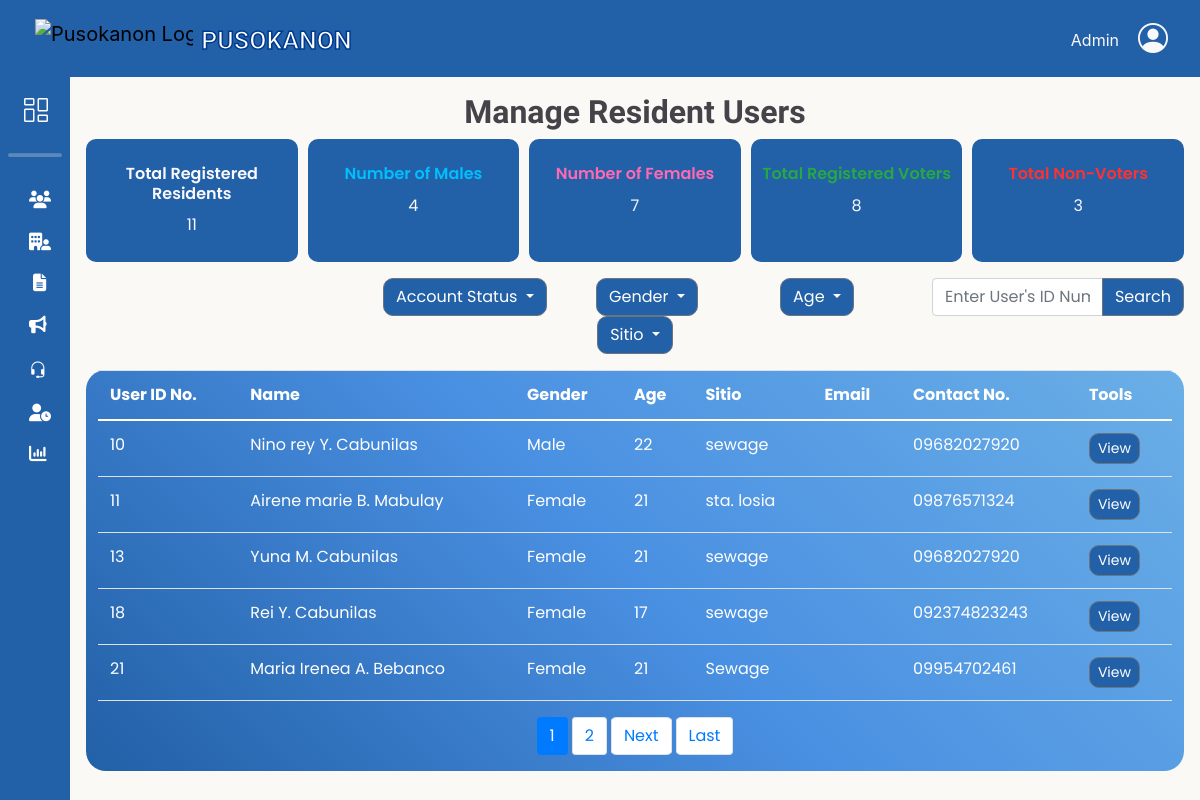
Screenshot of /adminbejo/Manage-Users.php with the database file from the repository.
### tables this page shows
CREATE TABLE `resident_users` (
  `res_ID` int(11) NOT NULL,
  `res_fname` varchar(50) NOT NULL,
  `res_lname` varchar(50) NOT NULL,
  `res_midname` varchar(50) NOT NULL,
  `res_suffix` varchar(10) DEFAULT NULL,
  `gender` varchar(10) NOT NULL,
  `birth_date` date NOT NULL,
  `civil_status` varchar(20) NOT NULL,
  `citizenship` varchar(30) NOT NULL,
  `place_birth` varchar(100) NOT NULL,
  `contact_no` varchar(13) NOT NULL,
  `res_email` varchar(100) NOT NULL,
  `addr_sitio` varchar(50) NOT NULL,
  `addr_purok` varchar(50) NOT NULL,
  `res_password` varchar(100) NOT NULL,
  `profile_picture` varchar(200) DEFAULT NULL,
  `registered_voter` varchar(15) NOT NULL,
  `userRole_id` int(11) NOT NULL,
  `reset_token_hash` varchar(64) DEFAULT NULL,
  `reset_token_expires_at` datetime DEFAULT NULL
);

### db/DBconn.php (called while the page is built, shortened)
<?php
	function fetchTotalResidents($pdo) {
	$sql = "SELECT COUNT(*) FROM resident_users";
	$stmt = $pdo->prepare($sql);
	$stmt->execute();
	return $stmt->fetchColumn();
	}
	function fetchResident($pdo, $limit, $offset) {
		$sql = "SELECT * FROM resident_users LIMIT :limit OFFSET :offset";
		$stmt = $pdo->prepare($sql);
		$stmt->bindParam(':limit', $limit, PDO::PARAM_INT);
		$stmt->bindParam(':offset', $offset, PDO::PARAM_INT);
		$stmt->execute();
		return $stmt->fetchAll();
	}
	function fetchTotalMales($pdo) {
		$sql = "SELECT COUNT(*) FROM resident_users WHERE gender = 'Male'";
		$stmt = $pdo->prepare($sql);
		$stmt->execute();
		return $stmt->fetchColumn();
	}
	function fetchTotalFemales($pdo) {
		$sql = "SELECT COUNT(*) FROM resident_users WHERE gender = 'Female'";
		$stmt = $pdo->prepare($sql);
		$stmt->execute();
		return $stmt->fetchColumn();
	}
	function fetchRegisteredVoters($pdo) {
		$sql = "SELECT COUNT(*) FROM resident_users WHERE registered_voter = 'Registered'";
		$stmt = $pdo->prepare($sql);
		$stmt->execute();
		return $stmt->fetchColumn();
	}
	function fetchNonRegisteredVoters($pdo) {
		$sql = "SELECT COUNT(*) FROM resident_users WHERE registered_voter != 'Registered'";
		$stmt = $pdo->prepare($sql);
		$stmt->execute();
		return $stmt->fetchColumn();
	}
?>

### adminbejo/Manage-Users.php (the view, shortened to what this page needs)
<?php
include 'headerAdmin.php';
include '../db/DBconn.php';
    $total_users = fetchTotalResidents($pdo);
    $total_males = fetchTotalMales($pdo);
    $total_females = fetchTotalFemales($pdo);
    $registered_voters = fetchRegisteredVoters($pdo);
    $non_registered_voters = fetchNonRegisteredVoters($pdo);
    $records_per_page = 5;
    $current_page = isset($_GET['page']) ? (int)$_GET['page'] : 1;
    $offset = ($current_page - 1) * $records_per_page;
    $total_records = fetchTotalResidents($pdo);
    $total_pages = ceil($total_records / $records_per_page);
    $users = fetchResident($pdo, $records_per_page, $offset);
?>
<link rel="stylesheet" href="css/Manage-Users.css">
<section class="main">
    <div class="row mx-0">
        <h1 class="title text-center">Manage Resident Users</h1>
        <div class="col-12">
            <div class="record-container row g-1">
                <div class="record-box col-12 col-sm">
                    <div class="text-center">
                        <h1 class="record-title">Total Registered Residents</h1>
                        <p class="record-count"><?php echo "$total_users"; ?></p>
                    </div>
                </div>
                <div class="record-box col-6 col-sm">
                    <div class="text-center">
                        <h1 class="record-title" style="color: #00BFFF">Number of Males</h1>
                        <p class="record-count"><?php echo "$total_males"; ?></p>
                    </div>
                </div>
                <div class="record-box col-6 col-sm">
                    <div class=" text-center">
                        <h1 class="record-title" style="color: #FF69B4">Number of Females</h1>
                        <p class="record-count"><?php echo "$total_females"; ?></p>
                    </div>
                </div>
                <div class="record-box col-6 col-sm">
                    <div class="text-center">
                        <h1 class="record-title" style="color: #28A745">Total Registered Voters</h1>
                        <p class="record-count"><?php echo "$registered_voters"; ?></p>
                    </div>
                </div>
                <div class="record-box col-6 col-sm">
                    <div class="text-center align-items-center">
                        <h1 class="record-title" style="color: #FF3131">Total Non-Voters</h1>
                        <p class="record-count"><?php echo "$non_registered_voters"; ?></p>
                    </div>
                </div>
            </div>
        </div>
    </div>
    <div class="row my-3 justify-content-end">
        <div class="dropdown-container col-12 col-sm-6">
            <div class="row mx-0">
                <div class="col-6 col-sm d-flex justify-content-center">
                    <div class="dropdown">
                        <button class="gender btn btn-secondary dropdown-toggle" type="button" id="dropdownMenuButton" data-toggle="dropdown" aria-haspopup="true" aria-expanded="false">
                            Account Status
                        </button>
                    </div>
                </div>
                <div class="col-6 col-sm d-flex justify-content-center">
                    <div class="dropdown">
                        <button class="gender btn btn-secondary dropdown-toggle" type="button" id="dropdownMenuButton" data-toggle="dropdown" aria-haspopup="true" aria-expanded="false">
                            Gender
                        </button>
                    </div>
                </div>
                <div class="col-6 col-sm d-flex justify-content-center my-1 my-sm-0">
                    <div class="dropdown">
                        <button class="age btn btn-secondary dropdown-toggle" type="button" id="dropdownMenuButton" data-toggle="dropdown" aria-haspopup="true" aria-expanded="false">
                            Age
                        </button>
                    </div>
                </div>
                <div class="col-6 col-sm d-flex justify-content-center my-1 my-sm-0">
                    <div class="dropdown">
                        <button class="sitio btn btn-secondary dropdown-toggle" type="button" id="dropdownMenuButton" data-toggle="dropdown" aria-haspopup="true" aria-expanded="false">
                            Sitio
                        </button>
                    </div>
                </div>
            </div>
        </div>
        <div class="col-12 col-sm-3 my-1 my-sm-0">
            <div class="input-group mb-3">
                <input type="text" class="form-control" placeholder="Enter User's ID Number" aria-label="Recipient's username" aria-describedby="basic-addon2">
                <div class="input-group-append">
                    <button class="btn btn-secondary" type="button">Search</button>
                </div>
            </div>
        </div>
    </div>
    <div class="row mx-0">
        <div class="table-container">
            <div class="table-responsive">
                <table class="table table-hover">
                    <thead>
                        <tr>
                            <th scope="col">User ID No.</th>
                            <th scope="col">Name</th>
                            <th scope="col">Gender</th>
                            <th scope="col">Age</th>
                            <th scope="col">Sitio</th>
                            <th scope="col">Email</th>
                            <th scope="col">Contact No.</th>
                            <th scope="col">Tools</th>
                        </tr>
                    </thead>
                    <tbody>
                        <?php if (empty($users)): ?>
                            <tr><td colspan="12" class="text-center">No records found.</td></tr>
                        <?php else: ?>
                            <?php foreach ($users as $index => $user):
                                $decryptedEmail = decryptData($user['res_email']);
                                $birthdate = new DateTime($user['birth_date']);
                                $currentDate = new DateTime();
                                $age = $currentDate->diff($birthdate)->y;
                            ?>
                                <tr class="clickable-row" data-doc-id="<?php echo htmlspecialchars($user['res_ID']); ?>">
                                    <td><?php echo htmlspecialchars($user['res_ID']) ?></td>
                                    <td><?php echo htmlspecialchars(ucfirst($user['res_fname']) . ' ' . ucfirst(substr($user['res_midname'], 0, 1)) . '. ' . ucfirst($user['res_lname'])) ?></td>
                                    <td><?php echo htmlspecialchars($user['gender']) ?></td>
                                    <td><?php echo htmlspecialchars($age) ?></td>
                                    <td><?php echo htmlspecialchars($user['addr_sitio']) ?></td>
                                    <td><?php echo htmlspecialchars($decryptedEmail) ?></td>
                                    <td><?php echo htmlspecialchars($user['contact_no']) ?></td>
                                    <td class="tools">
                                        <div class="btn btn-secondary btn-sm">View</div>
                                    </td>
                                </tr>
                            <?php endforeach; ?>
                        <?php endif; ?>
                    </tbody>
                </table>
            </div>
            <nav aria-label="Users page navigation">
                <ul class="pagination justify-content-center">
                    <?php for ($i = max(1, $current_page - 1); $i <= min($total_pages, $current_page + 1); $i++): ?>
                        <li class="page-item <?php echo $i === $current_page ? 'active' : ''; ?>">
                        <a class="page-link" href="?page=<?php echo $i; ?>&active_tab=document-requests">
                            <?php echo $i; ?>
                        </a>
                        </li>
                    <?php endfor; ?>
                    <?php if ($current_page < $total_pages): ?>
                        <li class="page-item">
                            <a class="page-link" href="?page=<?php echo $current_page + 1; ?>" aria-label="Next">
                                <span aria-hidden="true">Next</span>
                            </a>
                        </li>
                        <li class="page-item">
                            <a class="page-link" href="?&page=<?php echo $total_pages; ?>" aria-label="Last">
                                <span aria-hidden="true">Last</span>
                            </a>
                        </li>
                    <?php endif; ?>
                </ul>
            </nav>
        </div>
    </div>
</section>
<?php include 'footerAdmin.php'; ?>

### adminbejo/css/headerADstyle.css (style rules this page uses)
body { height: 100%; margin-top: 77px; background-color: #FAF9F6; }
a { text-decoration: none; }
li { list-style: none; }
h1 { font-weight: 600; font-size: 1rem; }
.main { width: 100%; overflow: hidden; transition: all 0.35s ease-in-out; background-color: #FAF9F6; flex-wrap: wrap; justify-content: space-between; padding: 1rem; position: relative; }

### adminbejo/css/Manage-Users.css (style rules this page uses)
.main { margin-left: 70px; justify-content: center; }
.title { font-family: 'Titan One', cursive; font-size: 2rem; color: #434349; }
.record-container { gap: 10px; }
.record-box { background-color: #2260A7; border-radius: 10px; padding: 15px 0px; color: #F9F8FD; }
.record-title, .record-count { margin: 10px 0px; }
.btn { background-color: #2260A7; border-radius: 10px; }
.dropdown-container { display: flex; justify-content: end; gap: 10px; }
.table-container { background: linear-gradient(45deg, #2260A7, #4A90E2, #6AAFE6); border-radius: 20px; }
.page-link { border-radius: 10%; }
.pagination { gap: 5px; }
.table-responsive .table th, .table-responsive .table td { color: #ffffff; }

### rows the page displays
resident_users: res_ID "10", res_fname+res_midname+res_lname "Nino rey Y. Cabunilas", gender "Male", addr_sitio "sewage", contact_no "09682027920"
resident_users: res_ID "11", res_fname+res_midname+res_lname "Airene marie B. Mabulay", gender "Female", addr_sitio "sta. losia", contact_no "09876571324"
resident_users: res_ID "13", res_fname+res_midname+res_lname "Yuna M. Cabunilas", gender "Female", addr_sitio "sewage", contact_no "09682027920"
resident_users: res_ID "18", res_fname+res_midname+res_lname "Rei Y. Cabunilas", gender "Female", addr_sitio "sewage", contact_no "092374823243"
resident_users: res_ID "21", res_fname+res_midname+res_lname "Maria Irenea A. Bebanco", gender "Female", addr_sitio "Sewage", contact_no "09954702461"

### other values shown
$total_users "11"
$total_males "4"
$total_females "7"
$registered_voters "8"
$non_registered_voters "3"
